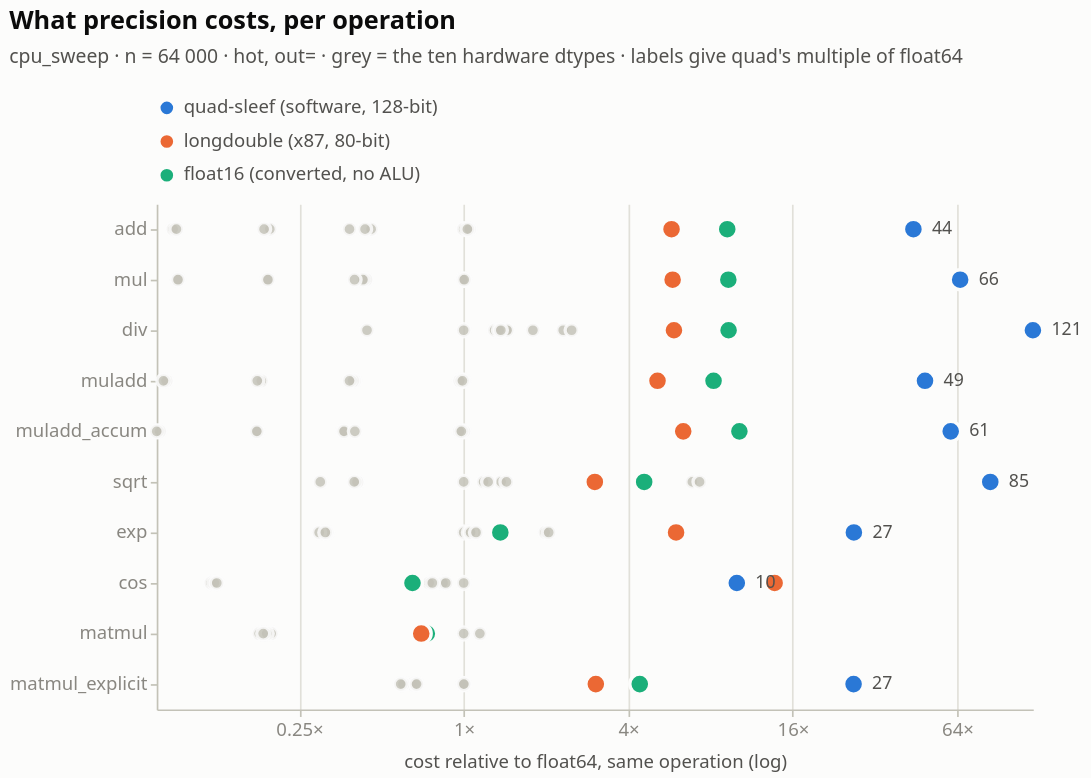

This figure's notebook cell:
### Markdown cell above
### The rest of the dtype grid

`cpu_sweep` carries all 13 dtypes, including the two that are not hardware
arithmetic at all: x87 `longdouble` and `quad-sleef`, a software 128-bit float.
Measuring everything against `float64` at one size puts the whole grid on one
axis.

### Code cell
FAMILY = (pl.when(pl.col("implementation") == "quad-sleef")
            .then(pl.lit("quad-sleef (software, 128-bit)"))
          .when(pl.col("implementation") == "longdouble64")
            .then(pl.lit("longdouble (x87, 80-bit)"))
          .when(pl.col("implementation") == "float16")
            .then(pl.lit("float16 (converted, no ALU)"))
          .otherwise(pl.lit("the 10 hardware dtypes")))
NAMED = ["quad-sleef (software, 128-bit)", "longdouble (x87, 80-bit)",
         "float16 (converted, no ALU)"]

f64 = (D["cpu_sweep"].filter(OUT_HOT & (pl.col("n") == 64_000)
                             & (pl.col("implementation") == "float64"))
       .select("operation", pl.col("ns_elem").alias("base")))
tax = (
    D["cpu_sweep"].filter(OUT_HOT & (pl.col("n") == 64_000))
    .join(f64, on="operation")
    .with_columns((pl.col("ns_elem") / pl.col("base")).alias("vs_f64"), FAMILY.alias("family"))
    .drop_nulls("vs_f64")
    .select("operation", "implementation", "family", "vs_f64", "ns_elem")
)
ctx, named = tax.filter(~pl.col("family").is_in(NAMED)), tax.filter(pl.col("family").is_in(NAMED))

XT = alt.X("vs_f64:Q", scale=alt.Scale(type="log", nice=False),
           title="cost relative to float64, same operation (log)",
           axis=alt.Axis(values=[0.25, 1, 4, 16, 64, 256],
                         labelExpr="format(datum.value, '.3~g') + '×'"))
YT = alt.Y("operation:N", sort=OP_ORDER, title=None)
unity = alt.Chart(pl.DataFrame({"x": [1.0]})).mark_rule(
    color=P["ink2"], strokeWidth=1).encode(x=XT)
utext = alt.Chart(pl.DataFrame({"x": [1.0], "t": ["float64"]})).mark_text(
    align="center", dy=-6, fontSize=11, color=P["ink2"]).encode(
    x=XT, y=alt.value(0), text="t:N")
cdots2 = alt.Chart(ctx).mark_point(size=60, filled=True, color=P["context"], opacity=0.85).encode(
    x=XT, y=YT,
    tooltip=[alt.Tooltip("implementation:N", title="dtype"),
             alt.Tooltip("vs_f64:Q", title="× float64", format=".2f")])
ndots = alt.Chart(named).mark_point(size=140, filled=True).encode(
    x=XT, y=YT,
    color=alt.Color("family:N", sort=NAMED,
                    scale=alt.Scale(domain=NAMED, range=P["series"]),
                    legend=alt.Legend(title=None, orient="top", columns=1)),
    tooltip=[alt.Tooltip("implementation:N", title="dtype"),
             alt.Tooltip("vs_f64:Q", title="× float64", format=".1f"),
             alt.Tooltip("ns_elem:Q", title="ns/element", format=".2f")])
qlab = alt.Chart(named.filter(pl.col("implementation") == "quad-sleef")).mark_text(
    align="left", dx=11, fontSize=10.5, color=P["ink2"]).encode(
    x=XT, y=YT, text=alt.Text("vs_f64:Q", format=".0f"))

fig4 = (unity + utext + cdots2 + ndots + qlab).properties(
    width=520, height=300,
    title=alt.Title("What precision costs, per operation",
                    subtitle="cpu_sweep · n = 64 000 · hot, out= · grey = the ten hardware "
                             "dtypes · labels give quad's multiple of float64"),
).configure_view(clip=False)
figure(fig4, named.sort("operation", "implementation"),
       "Table view — the dtypes that are not hardware arithmetic")

### Figure 1 — Vega-Lite specification as saved in the notebook (floating-point values rounded to 4 significant figures)
{"config": {"background": "#fcfcfb", "font": "system-ui, -apple-system, \"Segoe UI\", sans-serif", "view": {"stroke": null, "continuousWidth": 620, "continuousHeight": 300, "clip": false}, "axis": {"labelFont": "system-ui, -apple-system, \"Segoe UI\", sans-serif", "titleFont": "system-ui, -apple-system, \"Segoe UI\", sans-serif", "labelColor": "#898781", "titleColor": "#52514e", "labelFontSize": 11, "titleFontSize": 11, "titleFontWeight": 500, "titlePadding": 8, "domainColor": "#c3c2b7", "domainWidth": 1, "tickColor": "#c3c2b7", "tickSize": 4, "gridColor": "#e1e0d9", "gridWidth": 1, "gridDash": []}, "legend": {"labelFont": "system-ui, -apple-system, \"Segoe UI\", sans-serif", "titleFont": "system-ui, -apple-system, \"Segoe UI\", sans-serif", "labelColor": "#52514e", "titleColor": "#52514e", "labelFontSize": 11, "titleFontSize": 11, "titleFontWeight": 500, "symbolType": "circle", "symbolSize": 90, "orient": "top", "direction": "horizontal", "offset": 8, "titlePadding": 10}, "title": {"font": "system-ui, -apple-system, \"Segoe UI\", sans-serif", "color": "#0b0b0b", "fontSize": 15, "fontWeight": 600, "subtitleFont": "system-ui, -apple-system, \"Segoe UI\", sans-serif", "subtitleColor": "#52514e", "subtitleFontSize": 11.5, "subtitlePadding": 8, "anchor": "start", "offset": 14, "dy": -4}, "header": {"labelFont": "system-ui, -apple-system, \"Segoe UI\", sans-serif", "titleFont": "system-ui, -apple-system, \"Segoe UI\", sans-serif", "labelColor": "#52514e", "titleColor": "#52514e", "labelFontSize": 11.5, "labelFontWeight": 600, "titleFontSize": 11}, "range": {"category": ["#2a78d6", "#eb6834", "#1baf7a"], "heatmap": ["#cde2fb", "#9ec5f4", "#6da7ec", "#3987e5", "#256abf", "#184f95", "#0d366b"], "ramp": ["#cde2fb", "#9ec5f4", "#6da7ec", "#3987e5", "#256abf", "#184f95", "#0d366b"]}, "bar": {"cornerRadiusEnd": 4, "discreteBandSize": 15}, "point": {"size": 95, "filled": true, "stroke": "#fcfcfb", "strokeWidth": 2, "opacity": 1}, "line": {"strokeWidth": 2, "strokeCap": "round", "strokeJoin": "round"}, "rule": {"strokeWidth": 1}, "text": {"font": "system-ui, -apple-system, \"Segoe UI\", sans-serif", "fontSize": 11, "color": "#52514e"}}, "layer": [{"data": {"name": "data-13398ab0a07e8bbd08d61e367b6a8f62"}, "mark": {"type": "rule", "color": "#52514e", "strokeWidth": 1}, "encoding": {"x": {"axis": {"labelExpr": "format(datum.value, '.3~g') + '×'", "values": [0.25, 1, 4, 16, 64, 256]}, "field": "vs_f64", "scale": {"nice": false, "type": "log"}, "title": "cost relative to float64, same operation (log)", "type": "quantitative"}}}, {"data": {"name": "data-47ff0c7e1500d06b07ce56b60d1d5801"}, "mark": {"type": "text", "align": "center", "color": "#52514e", "dy": -6, "fontSize": 11}, "encoding": {"text": {"field": "t", "type": "nominal"}, "x": {"axis": {"labelExpr": "format(datum.value, '.3~g') + '×'", "values": [0.25, 1, 4, 16, 64, 256]}, "field": "vs_f64", "scale": {"nice": false, "type": "log"}, "title": "cost relative to float64, same operation (log)", "type": "quantitative"}, "y": {"value": 0}}}, {"data": {"name": "data-592252f693127470f235e9e3878ece1f"}, "mark": {"type": "point", "color": "#c3c2b7", "filled": true, "opacity": 0.85, "size": 60}, "encoding": {"tooltip": [{"field": "implementation", "title": "dtype", "type": "nominal"}, {"field": "vs_f64", "format": ".2f", "title": "× float64", "type": "quantitative"}], "x": {"axis": {"labelExpr": "format(datum.value, '.3~g') + '×'", "values": [0.25, 1, 4, 16, 64, 256]}, "field": "vs_f64", "scale": {"nice": false, "type": "log"}, "title": "cost relative to float64, same operation (log)", "type": "quantitative"}, "y": {"field": "operation", "sort": ["add", "mul", "div", "muladd", "muladd_accum", "muladd_fused", "sqrt", "exp", "cos", "matmul", "matmul_explicit", "matmul_explicit_fused"], "title": null, "type": "nominal"}}}, {"data": {"name": "data-357f7a0411a6ed493fde596ab7e75e06"}, "mark": {"type": "point", "filled": true, "size": 140}, "encoding": {"color": {"field": "family", "legend": {"columns": 1, "orient": "top", "title": null}, "scale": {"domain": ["quad-sleef (software, 128-bit)", "longdouble (x87, 80-bit)", "float16 (converted, no ALU)"], "range": ["#2a78d6", "#eb6834", "#1baf7a"]}, "sort": ["quad-sleef (software, 128-bit)", "longdouble (x87, 80-bit)", "float16 (converted, no ALU)"], "type": "nominal"}, "tooltip": [{"field": "implementation", "title": "dtype", "type": "nominal"}, {"field": "vs_f64", "format": ".1f", "title": "× float64", "type": "quantitative"}, {"field": "ns_elem", "format": ".2f", "title": "ns/element", "type": "quantitative"}], "x": {"axis": {"labelExpr": "format(datum.value, '.3~g') + '×'", "values": [0.25, 1, 4, 16, 64, 256]}, "field": "vs_f64", "scale": {"nice": false, "type": "log"}, "title": "cost relative to float64, same operation (log)", "type": "quantitative"}, "y": {"field": "operation", "sort": ["add", "mul", "div", "muladd", "muladd_accum", "muladd_fused", "sqrt", "exp", "cos", "matmul", "matmul_explicit", "matmul_explicit_fused"], "title": null, "type": "nominal"}}}, {"data": {"name": "data-3109297102aab49b412fff398a191d76"}, "mark": {"type": "text", "align": "left", "color": "#52514e", "dx": 11, "fontSize": 10.5}, "encoding": {"text": {"field": "vs_f64", "format": ".0f", "type": "quantitative"}, "x": {"axis": {"labelExpr": "format(datum.value, '.3~g') + '×'", "values": [0.25, 1, 4, 16, 64, 256]}, "field": "vs_f64", "scale": {"nice": false, "type": "log"}, "title": "cost relative to float64, same operation (log)", "type": "quantitative"}, "y": {"field": "operation", "sort": ["add", "mul", "div", "muladd", "muladd_accum", "muladd_fused", "sqrt", "exp", "cos", "matmul", "matmul_explicit", "matmul_explicit_fused"], "title": null, "type": "nominal"}}}], "height": 300, "title": {"text": "What precision costs, per operation", "subtitle": "cpu_sweep · n = 64 000 · hot, out= · grey = the ten hardware dtypes · labels give quad's multiple of float64"}, "width": 520, "$schema": "https://vega.github.io/schema/vega-lite/v6.4.1.json", "datasets": {"data-13398ab0a07e8bbd08d61e367b6a8f62": [{"x": 1.0}], "data-47ff0c7e1500d06b07ce56b60d1d5801": [{"x": 1.0, "t": "float64"}], "data-592252f693127470f235e9e3878ece1f": [{"operation": "add", "implementation": "float32", "family": "the 10 hardware dtypes", "vs_f64": 0.3821, "ns_elem": 0.2486}, {"operation": "add", "implementation": "float64", "family": "the 10 hardware dtypes", "vs_f64": 1.0, "ns_elem": 0.6507}, {"operation": "add", "implementation": "int16", "family": "the 10 hardware dtypes", "vs_f64": 0.1952, "ns_elem": 0.127}, {"operation": "add", "implementation": "int32", "family": "the 10 hardware dtypes", "vs_f64": 0.4585, "ns_elem": 0.2983}, {"operation": "add", "implementation": "int64", "family": "the 10 hardware dtypes", "vs_f64": 1.049, "ns_elem": 0.6824}, {"operation": "add", "implementation": "int8", "family": "the 10 hardware dtypes", "vs_f64": 0.08645, "ns_elem": 0.05625}, {"operation": "add", "implementation": "uint16", "family": "the 10 hardware dtypes", "vs_f64": 0.186, "ns_elem": 0.1211}, {"operation": "add", "implementation": "uint32", "family": "the 10 hardware dtypes", "vs_f64": 0.4357, "ns_elem": 0.2835}, {"operation": "add", "implementation": "uint64", "family": "the 10 hardware dtypes", "vs_f64": 1.032, "ns_elem": 0.6714}, {"operation": "add", "implementation": "uint8", "family": "the 10 hardware dtypes", "vs_f64": 0.08885, "ns_elem": 0.05781}, {"operation": "cos", "implementation": "float32", "family": "the 10 hardware dtypes", "vs_f64": 0.119, "ns_elem": 1.63}, {"operation": "cos", "implementation": "float64", "family": "the 10 hardware dtypes", "vs_f64": 1.0, "ns_elem": 13.7}, {"operation": "cos", "implementation": "int16", "family": "the 10 hardware dtypes", "vs_f64": 0.1225, "ns_elem": 1.677}, {"operation": "cos", "implementation": "int32", "family": "the 10 hardware dtypes", "vs_f64": 0.8364, "ns_elem": 11.46}, {"operation": "cos", "implementation": "int64", "family": "the 10 hardware dtypes", "vs_f64": 0.8543, "ns_elem": 11.7}, {"operation": "cos", "implementation": "int8", "family": "the 10 hardware dtypes", "vs_f64": 0.7476, "ns_elem": 10.24}, {"operation": "cos", "implementation": "uint16", "family": "the 10 hardware dtypes", "vs_f64": 0.1249, "ns_elem": 1.71}, {"operation": "cos", "implementation": "uint32", "family": "the 10 hardware dtypes", "vs_f64": 0.8407, "ns_elem": 11.51}, {"operation": "cos", "implementation": "uint64", "family": "the 10 hardware dtypes", "vs_f64": 0.8603, "ns_elem": 11.78}, {"operation": "cos", "implementation": "uint8", "family": "the 10 hardware dtypes", "vs_f64": 0.7681, "ns_elem": 10.52}, {"operation": "div", "implementation": "float32", "family": "the 10 hardware dtypes", "vs_f64": 0.4429, "ns_elem": 0.2853}, {"operation": "div", "implementation": "float64", "family": "the 10 hardware dtypes", "vs_f64": 1.0, "ns_elem": 0.6441}, {"operation": "div", "implementation": "int16", "family": "the 10 hardware dtypes", "vs_f64": 1.441, "ns_elem": 0.9281}, {"operation": "div", "implementation": "int32", "family": "the 10 hardware dtypes", "vs_f64": 1.442, "ns_elem": 0.9285}, {"operation": "div", "implementation": "int64", "family": "the 10 hardware dtypes", "vs_f64": 2.314, "ns_elem": 1.491}, {"operation": "div", "implementation": "int8", "family": "the 10 hardware dtypes", "vs_f64": 1.298, "ns_elem": 0.8359}, {"operation": "div", "implementation": "uint16", "family": "the 10 hardware dtypes", "vs_f64": 1.347, "ns_elem": 0.8677}, {"operation": "div", "implementation": "uint32", "family": "the 10 hardware dtypes", "vs_f64": 1.792, "ns_elem": 1.154}, {"operation": "div", "implementation": "uint64", "family": "the 10 hardware dtypes", "vs_f64": 2.484, "ns_elem": 1.6}, {"operation": "div", "implementation": "uint8", "family": "the 10 hardware dtypes", "vs_f64": 1.368, "ns_elem": 0.881}, {"operation": "exp", "implementation": "float32", "family": "the 10 hardware dtypes", "vs_f64": 0.3159, "ns_elem": 1.458}, {"operation": "exp", "implementation": "float64", "family": "the 10 hardware dtypes", "vs_f64": 1.0, "ns_elem": 4.616}, {"operation": "exp", "implementation": "int16", "family": "the 10 hardware dtypes", "vs_f64": 0.2959, "ns_elem": 1.366}, {"operation": "exp", "implementation": "int32", "family": "the 10 hardware dtypes", "vs_f64": 1.045, "ns_elem": 4.825}, {"operation": "exp", "implementation": "int64", "family": "the 10 hardware dtypes", "vs_f64": 1.099, "ns_elem": 5.071}, {"operation": "exp", "implementation": "int8", "family": "the 10 hardware dtypes", "vs_f64": 1.988, "ns_elem": 9.176}, {"operation": "exp", "implementation": "uint16", "family": "the 10 hardware dtypes", "vs_f64": 0.3117, "ns_elem": 1.439}, {"operation": "exp", "implementation": "uint32", "family": "the 10 hardware dtypes", "vs_f64": 1.06, "ns_elem": 4.893}, {"operation": "exp", "implementation": "uint64", "family": "the 10 hardware dtypes", "vs_f64": 1.11, "ns_elem": 5.124}, {"operation": "exp", "implementation": "uint8", "family": "the 10 hardware dtypes", "vs_f64": 2.047, "ns_elem": 9.451}, {"operation": "matmul", "implementation": "float32", "family": "the 10 hardware dtypes", "vs_f64": 1.146, "ns_elem": 18.25}, {"operation": "matmul", "implementation": "float64", "family": "the 10 hardware dtypes", "vs_f64": 1.0, "ns_elem": 15.92}, {"operation": "matmul", "implementation": "int16", "family": "the 10 hardware dtypes", "vs_f64": 0.1862, "ns_elem": 2.964}, {"operation": "matmul", "implementation": "int32", "family": "the 10 hardware dtypes", "vs_f64": 0.1873, "ns_elem": 2.982}, {"operation": "matmul", "implementation": "int64", "family": "the 10 hardware dtypes", "vs_f64": 0.1804, "ns_elem": 2.872}, {"operation": "matmul", "implementation": "int8", "family": "the 10 hardware dtypes", "vs_f64": 0.1875, "ns_elem": 2.984}, {"operation": "matmul", "implementation": "uint16", "family": "the 10 hardware dtypes", "vs_f64": 0.1975, "ns_elem": 3.144}, {"operation": "matmul", "implementation": "uint32", "family": "the 10 hardware dtypes", "vs_f64": 0.1785, "ns_elem": 2.841}, {"operation": "matmul", "implementation": "uint64", "family": "the 10 hardware dtypes", "vs_f64": 0.1902, "ns_elem": 3.028}, {"operation": "matmul", "implementation": "uint8", "family": "the 10 hardware dtypes", "vs_f64": 0.1847, "ns_elem": 2.941}, {"operation": "matmul_explicit", "implementation": "float32", "family": "the 10 hardware dtypes", "vs_f64": 0.6485, "ns_elem": 2.829}, {"operation": "matmul_explicit", "implementation": "float64", "family": "the 10 hardware dtypes", "vs_f64": 1.0, "ns_elem": 4.362}, {"operation": "matmul_explicit", "implementation": "int16", "family": "the 10 hardware dtypes", "vs_f64": 0.5976, "ns_elem": 2.607}, {"operation": "matmul_explicit", "implementation": "int32", "family": "the 10 hardware dtypes", "vs_f64": 0.6675, "ns_elem": 2.912}, {"operation": "matmul_explicit", "implementation": "int64", "family": "the 10 hardware dtypes", "vs_f64": 0.9994, "ns_elem": 4.36}, {"operation": "matmul_explicit", "implementation": "int8", "family": "the 10 hardware dtypes", "vs_f64": 0.5907, "ns_elem": 2.577}, {"operation": "matmul_explicit", "implementation": "uint16", "family": "the 10 hardware dtypes", "vs_f64": 0.5996, "ns_elem": 2.615}, {"operation": "matmul_explicit", "implementation": "uint32", "family": "the 10 hardware dtypes", "vs_f64": 0.6725, "ns_elem": 2.934}, {"operation": "matmul_explicit", "implementation": "uint64", "family": "the 10 hardware dtypes", "vs_f64": 1.002, "ns_elem": 4.371}, {"operation": "matmul_explicit", "implementation": "uint8", "family": "the 10 hardware dtypes", "vs_f64": 0.5883, "ns_elem": 2.566}, {"operation": "mul", "implementation": "float32", "family": "the 10 hardware dtypes", "vs_f64": 0.4386, "ns_elem": 0.2836}, {"operation": "mul", "implementation": "float64", "family": "the 10 hardware dtypes", "vs_f64": 1.0, "ns_elem": 0.6468}, {"operation": "mul", "implementation": "int16", "family": "the 10 hardware dtypes", "vs_f64": 0.1913, "ns_elem": 0.1237}, {"operation": "mul", "implementation": "int32", "family": "the 10 hardware dtypes", "vs_f64": 0.4278, "ns_elem": 0.2767}, {"operation": "mul", "implementation": "int64", "family": "the 10 hardware dtypes", "vs_f64": 0.9936, "ns_elem": 0.6426}, {"operation": "mul", "implementation": "int8", "family": "the 10 hardware dtypes", "vs_f64": 0.09011, "ns_elem": 0.05828}, {"operation": "mul", "implementation": "uint16", "family": "the 10 hardware dtypes", "vs_f64": 0.1922, "ns_elem": 0.1243}, {"operation": "mul", "implementation": "uint32", "family": "the 10 hardware dtypes", "vs_f64": 0.3986, "ns_elem": 0.2578}, {"operation": "mul", "implementation": "uint64", "family": "the 10 hardware dtypes", "vs_f64": 1.005, "ns_elem": 0.6499}, {"operation": "mul", "implementation": "uint8", "family": "the 10 hardware dtypes", "vs_f64": 0.09004, "ns_elem": 0.05824}, {"operation": "muladd", "implementation": "float32", "family": "the 10 hardware dtypes", "vs_f64": 0.3982, "ns_elem": 0.5823}, {"operation": "muladd", "implementation": "float64", "family": "the 10 hardware dtypes", "vs_f64": 1.0, "ns_elem": 1.462}, {"operation": "muladd", "implementation": "int16", "family": "the 10 hardware dtypes", "vs_f64": 0.1818, "ns_elem": 0.2658}, {"operation": "muladd", "implementation": "int32", "family": "the 10 hardware dtypes", "vs_f64": 0.3918, "ns_elem": 0.5729}, {"operation": "muladd", "implementation": "int64", "family": "the 10 hardware dtypes", "vs_f64": 0.9684, "ns_elem": 1.416}, {"operation": "muladd", "implementation": "int8", "family": "the 10 hardware dtypes", "vs_f64": 0.08145, "ns_elem": 0.1191}, {"operation": "muladd", "implementation": "uint16", "family": "the 10 hardware dtypes", "vs_f64": 0.1757, "ns_elem": 0.257}, {"operation": "muladd", "implementation": "uint32", "family": "the 10 hardware dtypes", "vs_f64": 0.3821, "ns_elem": 0.5589}, {"operation": "muladd", "implementation": "uint64", "family": "the 10 hardware dtypes", "vs_f64": 0.9896, "ns_elem": 1.447}, {"operation": "muladd", "implementation": "uint8", "family": "the 10 hardware dtypes", "vs_f64": 0.07965, "ns_elem": 0.1165}, {"operation": "muladd_accum", "implementation": "float32", "family": "the 10 hardware dtypes", "vs_f64": 0.3621, "ns_elem": 0.426}, {"operation": "muladd_accum", "implementation": "float64", "family": "the 10 hardware dtypes", "vs_f64": 1.0, "ns_elem": 1.177}, {"operation": "muladd_accum", "implementation": "int16", "family": "the 10 hardware dtypes", "vs_f64": 0.176, "ns_elem": 0.2071}, {"operation": "muladd_accum", "implementation": "int32", "family": "the 10 hardware dtypes", "vs_f64": 0.365, "ns_elem": 0.4295}, {"operation": "muladd_accum", "implementation": "int64", "family": "the 10 hardware dtypes", "vs_f64": 0.9657, "ns_elem": 1.136}, {"operation": "muladd_accum", "implementation": "int8", "family": "the 10 hardware dtypes", "vs_f64": 0.07706, "ns_elem": 0.09067}, {"operation": "muladd_accum", "implementation": "uint16", "family": "the 10 hardware dtypes", "vs_f64": 0.1749, "ns_elem": 0.2058}, {"operation": "muladd_accum", "implementation": "uint32", "family": "the 10 hardware dtypes", "vs_f64": 0.3999, "ns_elem": 0.4705}, {"operation": "muladd_accum", "implementation": "uint64", "family": "the 10 hardware dtypes", "vs_f64": 0.9807, "ns_elem": 1.154}, {"operation": "muladd_accum", "implementation": "uint8", "family": "the 10 hardware dtypes", "vs_f64": 0.07527, "ns_elem": 0.08856}, {"operation": "sqrt", "implementation": "float32", "family": "the 10 hardware dtypes", "vs_f64": 0.2988, "ns_elem": 0.3742}, {"operation": "sqrt", "implementation": "float64", "family": "the 10 hardware dtypes", "vs_f64": 1.0, "ns_elem": 1.252}, {"operation": "sqrt", "implementation": "int16", "family": "the 10 hardware dtypes", "vs_f64": 0.4069, "ns_elem": 0.5096}, {"operation": "sqrt", "implementation": "int32", "family": "the 10 hardware dtypes", "vs_f64": 1.182, "ns_elem": 1.481}, {"operation": "sqrt", "implementation": "int64", "family": "the 10 hardware dtypes", "vs_f64": 1.371, "ns_elem": 1.717}, {"operation": "sqrt", "implementation": "int8", "family": "the 10 hardware dtypes", "vs_f64": 6.871, "ns_elem": 8.605}, {"operation": "sqrt", "implementation": "uint16", "family": "the 10 hardware dtypes", "vs_f64": 0.3977, "ns_elem": 0.4981}, {"operation": "sqrt", "implementation": "uint32", "family": "the 10 hardware dtypes", "vs_f64": 1.229, "ns_elem": 1.539}, {"operation": "sqrt", "implementation": "uint64", "family": "the 10 hardware dtypes", "vs_f64": 1.434, "ns_elem": 1.796}, {"operation": "sqrt", "implementation": "uint8", "family": "the 10 hardware dtypes", "vs_f64": 7.3, "ns_elem": 9.142}], "data-357f7a0411a6ed493fde596ab7e75e06": [{"operation": "add", "implementation": "float16", "family": "float16 (converted, no ALU)", "vs_f64": 9.219, "ns_elem": 5.998}, {"operation": "add", "implementation": "longdouble64", "family": "longdouble (x87, 80-bit)", "vs_f64": 5.765, "ns_elem": 3.751}, {"operation": "add", "implementation": "quad-sleef", "family": "quad-sleef (software, 128-bit)", "vs_f64": 44.26, "ns_elem": 28.8}, {"operation": "cos", "implementation": "float16", "family": "float16 (converted, no ALU)", "vs_f64": 0.6496, "ns_elem": 8.898}, {"operation": "cos", "implementation": "longdouble64", "family": "longdouble (x87, 80-bit)", "vs_f64": 13.74, "ns_elem": 188.2}, {"operation": "cos", "implementation": "quad-sleef", "family": "quad-sleef (software, 128-bit)", "vs_f64": 9.992, "ns_elem": 136.9}, {"operation": "div", "implementation": "float16", "family": "float16 (converted, no ALU)", "vs_f64": 9.324, "ns_elem": 6.005}, {"operation": "div", "implementation": "longdouble64", "family": "longdouble (x87, 80-bit)", "vs_f64": 5.884, "ns_elem": 3.789}, {"operation": "div", "implementation": "quad-sleef", "family": "quad-sleef (software, 128-bit)", "vs_f64": 121.2, "ns_elem": 78.03}, {"operation": "exp", "implementation": "float16", "family": "float16 (converted, no ALU)", "vs_f64": 1.362, "ns_elem": 6.288}, {"operation": "exp", "implementation": "longdouble64", "family": "longdouble (x87, 80-bit)", "vs_f64": 5.989, "ns_elem": 27.65}, {"operation": "exp", "implementation": "quad-sleef", "family": "quad-sleef (software, 128-bit)", "vs_f64": 26.8, "ns_elem": 123.7}, {"operation": "matmul", "implementation": "float16", "family": "float16 (converted, no ALU)", "vs_f64": 0.7332, "ns_elem": 11.67}, {"operation": "matmul", "implementation": "longdouble64", "family": "longdouble (x87, 80-bit)", "vs_f64": 0.6994, "ns_elem": 11.13}, {"operation": "matmul_explicit", "implementation": "float16", "family": "float16 (converted, no ALU)", "vs_f64": 4.411, "ns_elem": 19.24}, {"operation": "matmul_explicit", "implementation": "longdouble64", "family": "longdouble (x87, 80-bit)", "vs_f64": 3.046, "ns_elem": 13.29}, {"operation": "matmul_explicit", "implementation": "quad-sleef", "family": "quad-sleef (software, 128-bit)", "vs_f64": 26.73, "ns_elem": 116.6}, {"operation": "mul", "implementation": "float16", "family": "float16 (converted, no ALU)", "vs_f64": 9.304, "ns_elem": 6.017}, {"operation": "mul", "implementation": "longdouble64", "family": "longdouble (x87, 80-bit)", "vs_f64": 5.818, "ns_elem": 3.763}, {"operation": "mul", "implementation": "quad-sleef", "family": "quad-sleef (software, 128-bit)", "vs_f64": 65.62, "ns_elem": 42.44}, {"operation": "muladd", "implementation": "float16", "family": "float16 (converted, no ALU)", "vs_f64": 8.214, "ns_elem": 12.01}, {"operation": "muladd", "implementation": "longdouble64", "family": "longdouble (x87, 80-bit)", "vs_f64": 5.122, "ns_elem": 7.491}, {"operation": "muladd", "implementation": "quad-sleef", "family": "quad-sleef (software, 128-bit)", "vs_f64": 48.8, "ns_elem": 71.36}, {"operation": "muladd_accum", "implementation": "float16", "family": "float16 (converted, no ALU)", "vs_f64": 10.21, "ns_elem": 12.02}, {"operation": "muladd_accum", "implementation": "longdouble64", "family": "longdouble (x87, 80-bit)", "vs_f64": 6.362, "ns_elem": 7.485}, {"operation": "muladd_accum", "implementation": "quad-sleef", "family": "quad-sleef (software, 128-bit)", "vs_f64": 60.6, "ns_elem": 71.31}, {"operation": "sqrt", "implementation": "float16", "family": "float16 (converted, no ALU)", "vs_f64": 4.577, "ns_elem": 5.733}, {"operation": "sqrt", "implementation": "longdouble64", "family": "longdouble (x87, 80-bit)", "vs_f64": 3.02, "ns_elem": 3.783}, {"operation": "sqrt", "implementation": "quad-sleef", "family": "quad-sleef (software, 128-bit)", "vs_f64": 84.59, "ns_elem": 105.9}], "data-3109297102aab49b412fff398a191d76": [{"operation": "add", "implementation": "quad-sleef", "family": "quad-sleef (software, 128-bit)", "vs_f64": 44.26, "ns_elem": 28.8}, {"operation": "cos", "implementation": "quad-sleef", "family": "quad-sleef (software, 128-bit)", "vs_f64": 9.992, "ns_elem": 136.9}, {"operation": "div", "implementation": "quad-sleef", "family": "quad-sleef (software, 128-bit)", "vs_f64": 121.2, "ns_elem": 78.03}, {"operation": "exp", "implementation": "quad-sleef", "family": "quad-sleef (software, 128-bit)", "vs_f64": 26.8, "ns_elem": 123.7}, {"operation": "matmul_explicit", "implementation": "quad-sleef", "family": "quad-sleef (software, 128-bit)", "vs_f64": 26.73, "ns_elem": 116.6}, {"operation": "mul", "implementation": "quad-sleef", "family": "quad-sleef (software, 128-bit)", "vs_f64": 65.62, "ns_elem": 42.44}, {"operation": "muladd", "implementation": "quad-sleef", "family": "quad-sleef (software, 128-bit)", "vs_f64": 48.8, "ns_elem": 71.36}, {"operation": "muladd_accum", "implementation": "quad-sleef", "family": "quad-sleef (software, 128-bit)", "vs_f64": 60.6, "ns_elem": 71.31}, {"operation": "sqrt", "implementation": "quad-sleef", "family": "quad-sleef (software, 128-bit)", "vs_f64": 84.59, "ns_elem": 105.9}]}}
